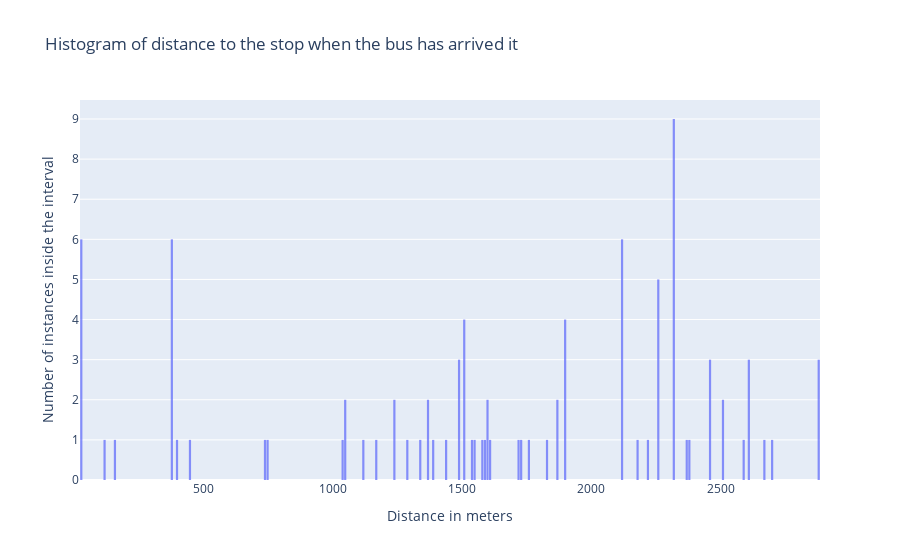

Write notebook code for a chart like this one.
### Code cell
fig6 = go.Figure()
all_instances = []
for bus in distance_to_stop_buses_dict.keys() :
    all_instances = all_instances + distance_to_stop_buses_dict[bus]['all']

fig6.add_trace(go.Histogram(
    name='{}',
    x=all_instances,
    xbins=dict( # bins used for histogram
        start=min(all_instances),
        end=max(all_instances),
        size=10
    )
))

# Overlay histograms
fig6.update_layout(
    title='Histogram of distance to the stop when the bus has arrived it',
    xaxis_title='Distance in meters',
    yaxis_title='Number of instances inside the interval',
    bargap=0.1, # gap between bars of adjacent location coordinates
    bargroupgap=0.05 # gap between bars of the same location coordinates
)
# Reduce opacity to see both histograms
fig6.update_traces(opacity=0.75)
fig6.show()

### Figure 1 — Plotly figure (JSON) as saved in the notebook; plotly's stock layout.template omitted (floating-point values rounded to 4 significant figures)
{"data": [{"name": "{}", "opacity": 0.75, "type": "histogram", "x": [1486.0, 1284.0, 1370.0, 1595.0, 1370.0, 1595.0, 1493.0, 1436.0, 1387.0, 1341.0, 1607.0, 1756.0, 1585.0, 163.5, 448.5, 740.1, 1047.0, 1544.0, 1873.0, 1873.0, 2373.0, 2375.0, 1037.0, 1044.0, 1544.0, 1491.0, 1831.0, 1732.0, 1721.0, 2219.0, 2176.0, 2316.0, 2262.0, 2664.0, 2608.0, 2883.0, 2608.0, 2883.0, 2608.0, 2883.0, 2696.0, 1235.0, 1510.0, 1242.0, 1117.0, 398.7, 377.7, 23.67, 377.7, 23.67, 377.7, 23.67, 377.7, 23.67, 377.7, 23.67, 24.74, 120.1, 377.5, 746.2, 1168.0, 1577.0, 1513.0, 1895.0, 1513.0, 1895.0, 1513.0, 1895.0, 2261.0, 1895.0, 2261.0, 2454.0, 2261.0, 2454.0, 2261.0, 2454.0, 2317.0, 2123.0, 2317.0, 2123.0, 2317.0, 2123.0, 2317.0, 2123.0, 2317.0, 2123.0, 2317.0, 2123.0, 2317.0, 2507.0, 2317.0, 2507.0, 2585.0], "xbins": {"end": 2883.0, "size": 10, "start": 23.67}}], "layout": {"bargap": 0.1, "bargroupgap": 0.05, "title": {"text": "Histogram of distance to the stop when the bus has arrived it"}, "xaxis": {"title": {"text": "Distance in meters"}}, "yaxis": {"title": {"text": "Number of instances inside the interval"}}}}
